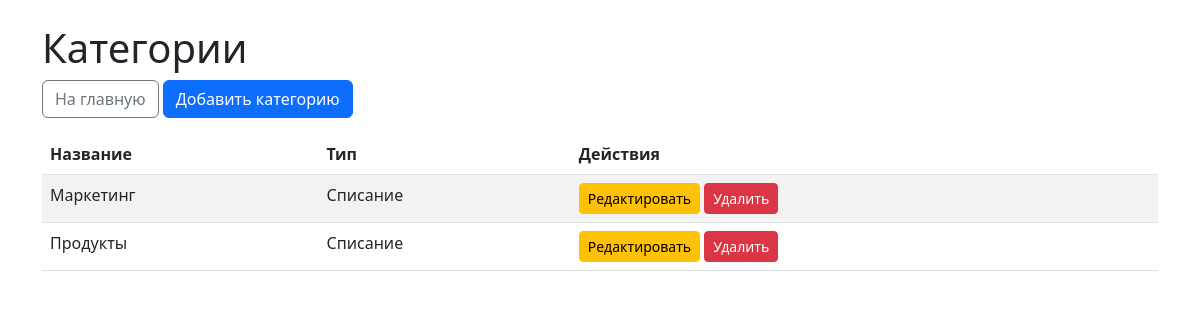
Page /categories/ on the committed database.
### dds/models.py (models this page shows, shortened)
class Category(models.Model):
    name = models.CharField(max_length=100, unique=True)
    type = models.ForeignKey(Type, on_delete=models.CASCADE, related_name='categories')
    class Meta:
        verbose_name = 'Категория'
        verbose_name_plural = 'Категории'

class Type(models.Model):
    name = models.CharField(max_length=50, unique=True)
    def __str__(self):
        return self.name
    class Meta:
        verbose_name = 'Тип'
        verbose_name_plural = 'Типы'

### dds/views.py (the view)
# urls.py: path('categories/', views.category_list, name='category_list'),
def category_list(request):
    categories = Category.objects.all()
    return render(request, 'dds/category_list.html', {'categories': categories})

### templates/dds/category_list.html (shortened to what this page needs)
<!DOCTYPE html>
<html lang="ru">
<head>
    <link href="https://cdn.jsdelivr.net/npm/bootstrap@5.3.0/dist/css/bootstrap.min.css" rel="stylesheet">
</head>
<body>
    <div class="container">
        <h1 class="mt-4">Категории</h1>
        <a href="{% url 'cashflow_list' %}" class="btn btn-outline-secondary mb-3">На главную</a>
        <a href="{% url 'category_create' %}" class="btn btn-primary mb-3">Добавить категорию</a>
        <table class="table table-striped">
            <thead>
                <tr>
                    <th>Название</th>
                    <th>Тип</th>
                    <th>Действия</th>
                </tr>
            </thead>
            <tbody>
                {% for category in categories %}
                    <tr>
                        <td>{{ category.name }}</td>
                        <td>{{ category.type }}</td>
                        <td>
                            <a href="{% url 'category_edit' category.pk %}" class="btn btn-sm btn-warning">Редактировать</a>
                            <a href="{% url 'category_delete' category.pk %}" class="btn btn-sm btn-danger">Удалить</a>
                        </td>
                    </tr>
                {% empty %}
                    <tr><td colspan="3" class="text-center">Категории отсутствуют</td></tr>
                {% endfor %}
            </tbody>
        </table>
    </div>
</body>
</html>

### rows in the picture
Category: name "Маркетинг", type "Списание"
Category: name "Продукты", type "Списание"
